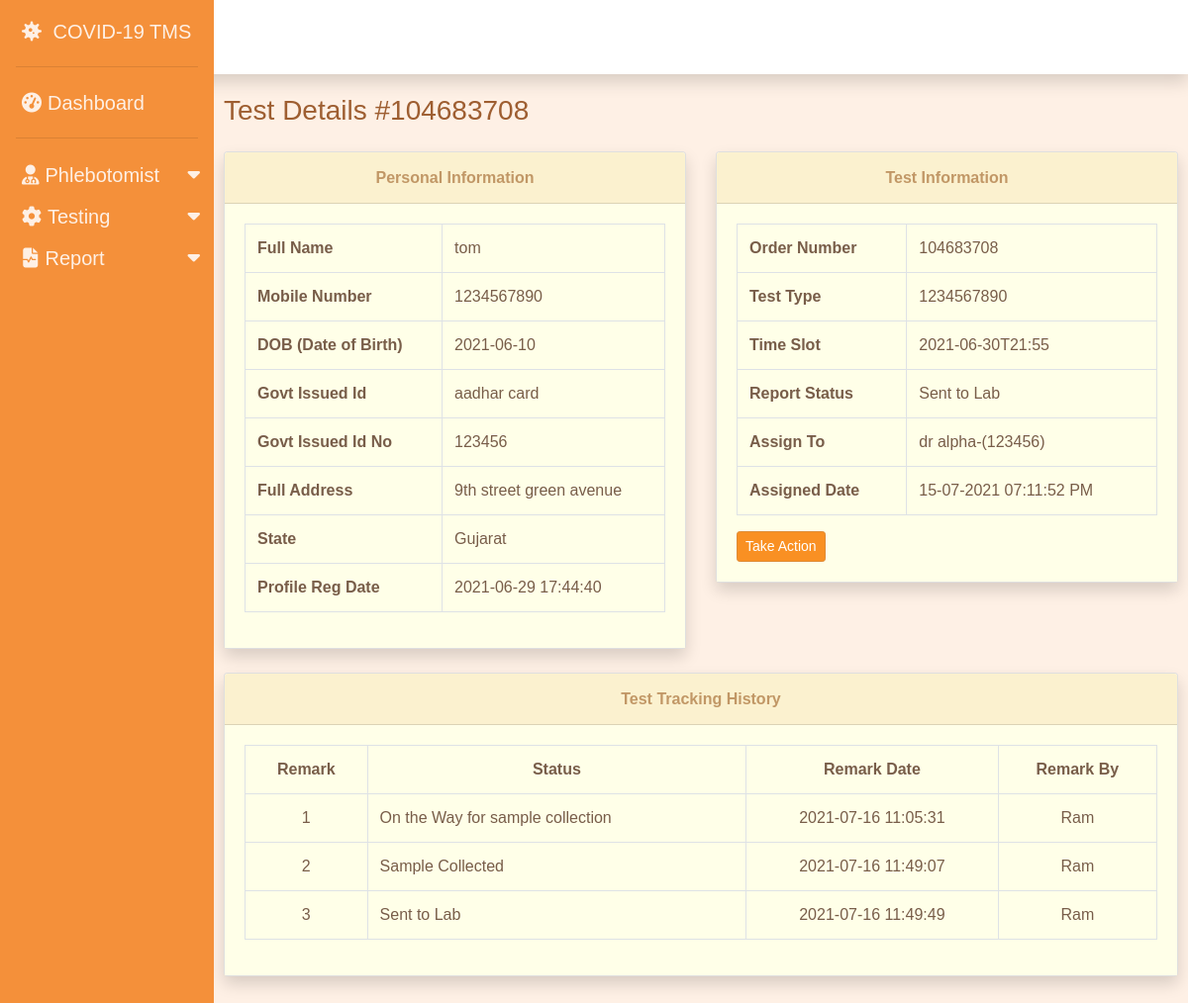
/test_details.php?tid=1&&oid=104683708 (signed in), run on the app's committed database.
### tables this page shows
CREATE TABLE `test_record` (
  `id` int(11) NOT NULL,
  `order_number` bigint(14) DEFAULT NULL,
  `patient_mobile_number` bigint(10) DEFAULT NULL,
  `test_type` varchar(100) DEFAULT NULL,
  `test_time_slot` varchar(120) DEFAULT NULL,
  `report_status` varchar(100) DEFAULT NULL,
  `final_report` varchar(150) DEFAULT NULL,
  `report_upload_time` varchar(200) DEFAULT NULL,
  `registration_date` timestamp NULL DEFAULT CURRENT_TIMESTAMP,
  `assignedToEmpId` varchar(150) DEFAULT NULL,
  `AssignToName` varchar(180) DEFAULT NULL,
  `AssignTime` varchar(100) DEFAULT NULL
);

CREATE TABLE `patients` (
  `patient_id` int(11) NOT NULL,
  `full_name` varchar(255) DEFAULT NULL,
  `mobile_number` bigint(10) DEFAULT NULL,
  `dob` date DEFAULT NULL,
  `govt_issued_id` varchar(150) DEFAULT NULL,
  `govt_issued_id_no` varchar(150) DEFAULT NULL,
  `full_address` varchar(255) DEFAULT NULL,
  `state` varchar(255) DEFAULT NULL,
  `registration_date` timestamp NOT NULL DEFAULT CURRENT_TIMESTAMP
);

CREATE TABLE `report_tracking` (
  `r_id` int(11) NOT NULL,
  `order_number` bigint(40) DEFAULT NULL,
  `remark` varchar(255) DEFAULT NULL,
  `status` varchar(255) DEFAULT NULL,
  `remark_by` int(5) DEFAULT NULL,
  `post_time` timestamp NOT NULL DEFAULT CURRENT_TIMESTAMP
);

### test_details.php (the view, shortened to what this page needs)
<?php
include ("connect.php");
?>
<!DOCTYPE html>
<html lang="en">
<head>
    <link rel="stylesheet" href="https://cdnjs.cloudflare.com/ajax/libs/font-awesome/4.7.0/css/font-awesome.min.css">
    <link rel="stylesheet" href="https://stackpath.bootstrapcdn.com/bootstrap/4.3.1/css/bootstrap.min.css">
</head>
<body>
<header>
<nav class="navbar navbar-expand navbar-light bg-white topbar mb-4 static-top shadow">
</nav>
</header>
<?php include "a_sidebar.php";?>
  <article style="height: 100%; margin-left:18%;">
  <h1 class="h3 mb-4 text-gray-800 " style="margin-top: 10px; color: #9E5E31;">Test Details #<?php echo intval($_GET['oid']);?></h1>
  <div class="row">
<?php
    $test_id = intval($_GET['tid']);
    $query = mysqli_query($link,"SELECT * FROM ctm.test_record tr JOIN ctm.patients p ON tr.patient_mobile_number = p.mobile_number WHERE tr.id='$test_id';");
    while($row = mysqli_fetch_array($query)){
?>
    <div class="col-lg-6">
        <div class="card shadow mb-4" >
            <div class="card-header py-3" style="background-color:#fbf1cf;">
                      <h6 class="m-0 font-weight-bold text" style="color: #b17f4ac9;" align="center">Personal Information</h6>
              </div>
        <div class="card-body" style="background-color: #FFFFE8;">
          <table class="table table-bordered"  width="100%" cellspacing="0" style="color:#785D49;">
              <tr>
              <th>Full Name</th>
              <td><?php
              echo $row['full_name'];
              ?></td>
              </tr>
              <tr>
              <th>Mobile Number</th>
              <td><?php
               echo $row['mobile_number'];
              ?></td>
              </tr>
              <tr>
              <th>DOB (Date of Birth)</th>
              <td><?php
              echo $row['dob'];
              ?></td>
              </tr>
              <tr>
              <th>Govt Issued Id</th>
              <td><?php
              echo $row['govt_issued_id'];
              ?></td>
              </tr>
              <tr>
              <th>Govt Issued Id No</th>
              <td><?php
              echo $row['govt_issued_id_no'];
              ?></td>
              </tr>
              <tr>
              <th>Full Address</th>
              <td><?php
              echo $row['full_address'];
              ?></td>
              </tr>
              <tr>
              <th>State</th>
              <td><?php
              echo $row['state'];
              ?></td>
              </tr>
              <tr>
              <th>Profile Reg Date</th>
              <td><?php
              echo $row['registration_date'];
              ?></td>
              </tr>
          </table>
        </div>
    </div>
</div>
<div class="col-lg-6">
<div class="card shadow mb-4" >
    <div class="card-header py-3" style="background-color:#fbf1cf;">
              <h6 class="m-0 font-weight-bold text" style="color: #b17f4ac9;" align="center">Test Information</h6>
      </div>
<div class="card-body" style="background-color: #FFFFE8;">
  <table class="table table-bordered"  width="100%" cellspacing="0" style="color: #785D49;">
      <tr>
      <th>Order Number</th>
      <td><?php
       echo $row['order_number'];
      ?></td>
      </tr>
      <tr>
      <th>Test Type</th>
      <td><?php
      echo $row['mobile_number'];
      ?></td>
      </tr>
      <tr>
      <th>Time Slot</th>
      <td><?php
      echo $row['test_time_slot'];
      ?></td>
      </tr>
      <tr>
      <th>Report Status</th>
      <td><?php if($row['report_status']==''):
        echo "Not Processed yet";
      else:
        echo $row['report_status'];
      endif;
      ?></td>
      </tr>
      <?php if($row['assignedToEmpId']!=''):?>
      <tr>
        <th>Assign To</th>
        <td><?php echo $row['AssignToName'];?>-(<?php echo $row['assignedToEmpId'];?>)</td>
      </tr>
      <tr>
      <th>Assigned Date</th>
      <td><?php echo $row['AssignTime'];?></td>
      </tr>
      <?php endif;?>
  </table>
<?php if($row['assignedToEmpId'] == ''):?>
<div class="form-group">
    <button type = "button" class = "btn btn-info btn-sm" data-toggle="modal" data-target="#assignto" style="background-color: #f99023; border-color: #de8b36;">Assign To</button>
</div>
<?php else:
    $rstatus = $row['report_status'];
    if($rstatus == 'Assigned' || $rstatus == 'On the way for sample collection' || $rstatus == 'Sample Collected' || $rstatus == 'Sent to Lab'):
?>
<button type = "button" class="btn btn-info btn-sm" data-toggle="modal" data-target="#takeaction" style="background-color: #f99023; border-color: #de8b36;">Take Action</button>
<?php
    endif;
    endif;
?>
                        </div>
                    </div>
                </div>
            </div>
<?php } ?>
<?php
$order_id = intval($_GET['oid']);
$ret = mysqli_query($link , "SELECT * FROM report_tracking rt JOIN admin_details a on a.a_id = rt.remark_by WHERE rt.order_number = '$order_id';");
$num = mysqli_num_rows($ret);
?>
<div class="row">
<div class="col-lg-12">
<div class="card shadow mb-4">
    <div class="card-header py-3" style="background-color:#fbf1cf;">
        <h6 class="m-0 font-weight-bold text" align="center" style="color: #b17f4ac9;">Test Tracking History</h6>
    </div>
    <div class="card-body" style="background-color: #FFFFE8;">
<?php if($num>0){
?>
<table class="table table-bordered"  width="100%" cellspacing="0" style="color: #785D49;">
<tr align="center">
<th>Remark</th>
<th>Status</th>
<th>Remark Date</th>
<th>Remark By</th>
<?php
$cnt = 1;
while($result=mysqli_fetch_array($ret)){?>
</tr>
<tr>
<td align="center"><?php echo $cnt;?></td>
<td><?php echo $result['status'];?></td>
<td align="center"><?php echo $result['post_time'];?></td>
<td align="center"><?php echo $result['a_name'];?></td>
</tr>
<?php
$cnt++;
}
?>
</table>
<?php
} else { ?>
<h4 align="center" style="color:red"> No Tracking history found </h4>
<?php } ?>
</div>
</div>
</div>
</div>
</article>
</body>
</html>

### data on the page
test_record: patients.full_name "tom", patients.mobile_number "1234567890", patients.dob "2021-06-10", patients.govt_issued_id "aadhar card", patients.govt_issued_id_no "123456", patients.full_address "9th street green avenue", patients.state "Gujarat", patients.registration_date "2021-06-29 17:44:40", order_number "104683708", test_time_slot "2021-06-30T21:55", report_status "Sent to Lab", AssignToName "dr alpha", assignedToEmpId "123456", AssignTime "15-07-2021 07:11:52 PM", shows "Take Action"
report_tracking: status "On the Way for sample collection", post_time "2021-07-16 11:05:31", admin_details.a_name "Ram"
report_tracking: status "Sample Collected", post_time "2021-07-16 11:49:07", admin_details.a_name "Ram"
report_tracking: status "Sent to Lab", post_time "2021-07-16 11:49:49", admin_details.a_name "Ram"

### other printed values
$_GET['oid'] "104683708"
